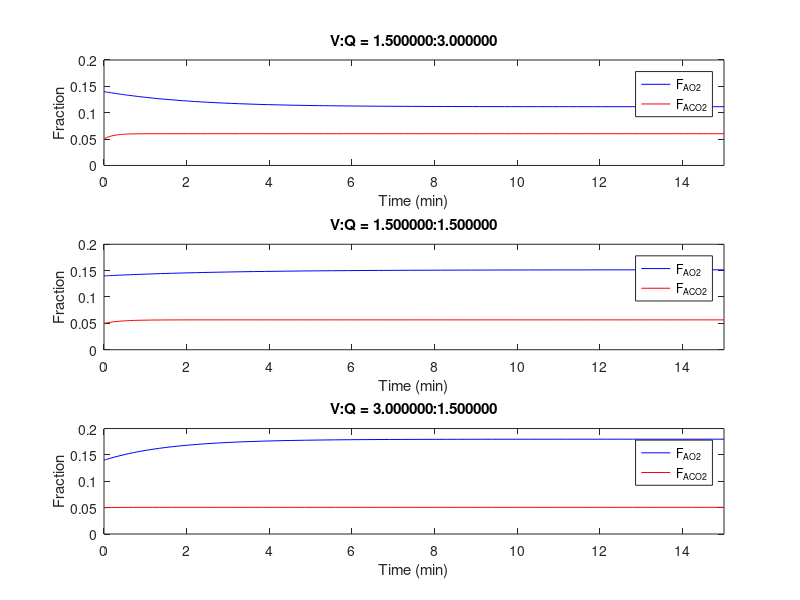

Write MATLAB code to recreate this figure.
function hw2_3
    options = odeset('RelTol',1e-5,'AbsTol',1e-5);
    va = [1.5 1.5 3];
    q = [3 1.5 1.5];
    for (i=1:3)
        [t y] = ode45(@vqcalc,[0 15],[.14 .05],options,va(i),q(i));
        subplot(3,1,i);
        plot(t,y(:,1),'b');
        hold on;
        plot(t,y(:,2),'r');
        legend('F_A_O_2','F_A_C_O_2');
        axis([0 15 0 .2]);
        title(sprintf('V:Q = %f:%f',va(i),q(i)));
        xlabel('Time (min)');
        ylabel('Fraction');
        
        fprintf('Run %d: %f:%f\n',i,va(i),q(i));
        fprintf('FAO2 = %f\n',y(end,1));
        fprintf('FACO2 = %f\n\n',y(end,2));        
    end
end

function yp = vqcalc(t,y,va,q)
% va = 1.5;
% q = 3;
cvo2 = 15;
cvco2 = 53;
b = 760;
k = 8.63/(b-47);
pao2 = y(1)*(b-47);
cao2 = 20.1*((1-exp(-.046*pao2))^2);
paco2 = y(2)*(b-47);
caco2 = 48+6*(paco2-40)/7;
yp(1) = (.21*va+q*k*(cvo2-cao2)-y(1)*va)/5.;
yp(2) = (q*k*(cvco2-caco2)-y(2)*va)/5.;
yp=yp';
end
